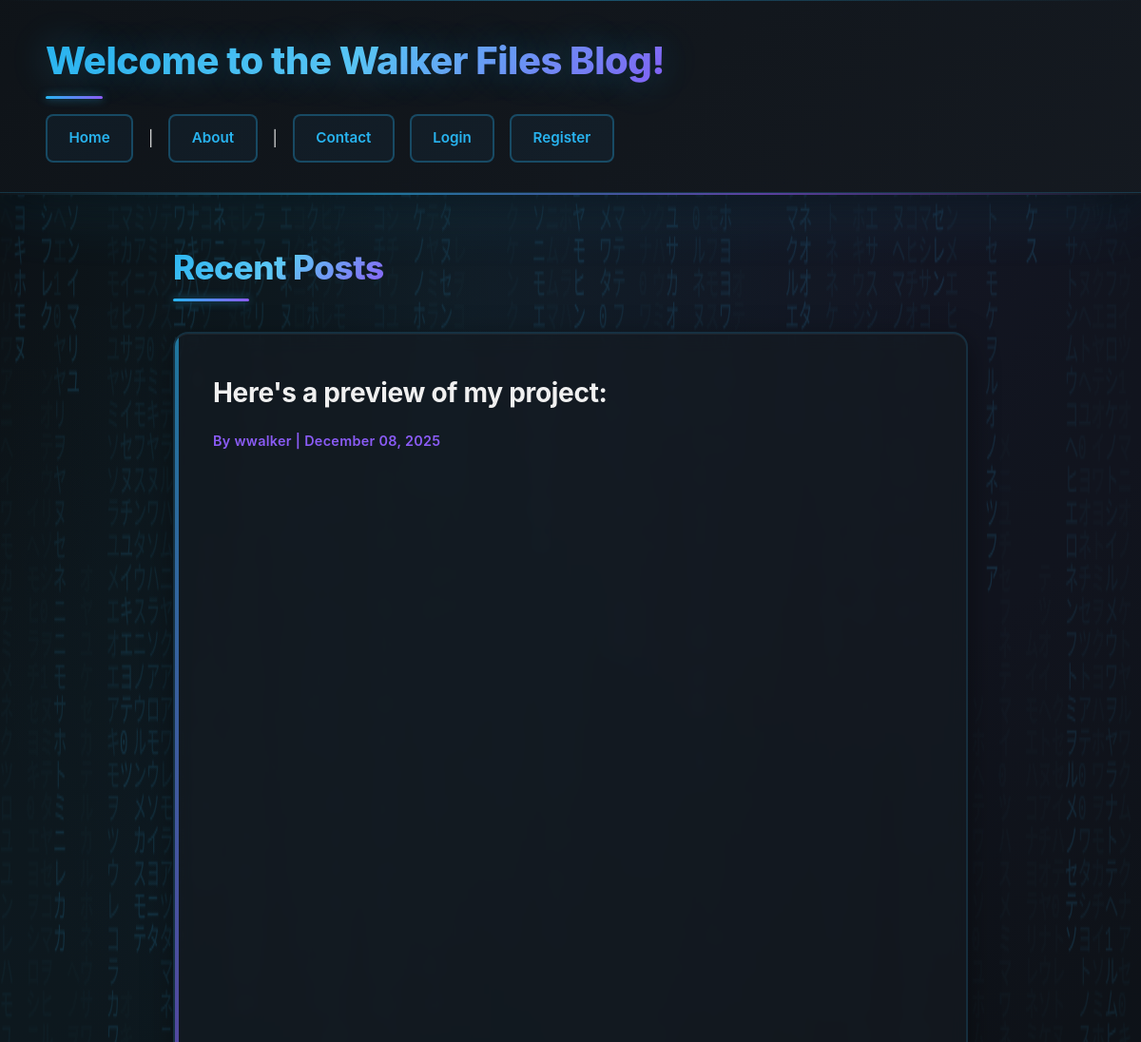
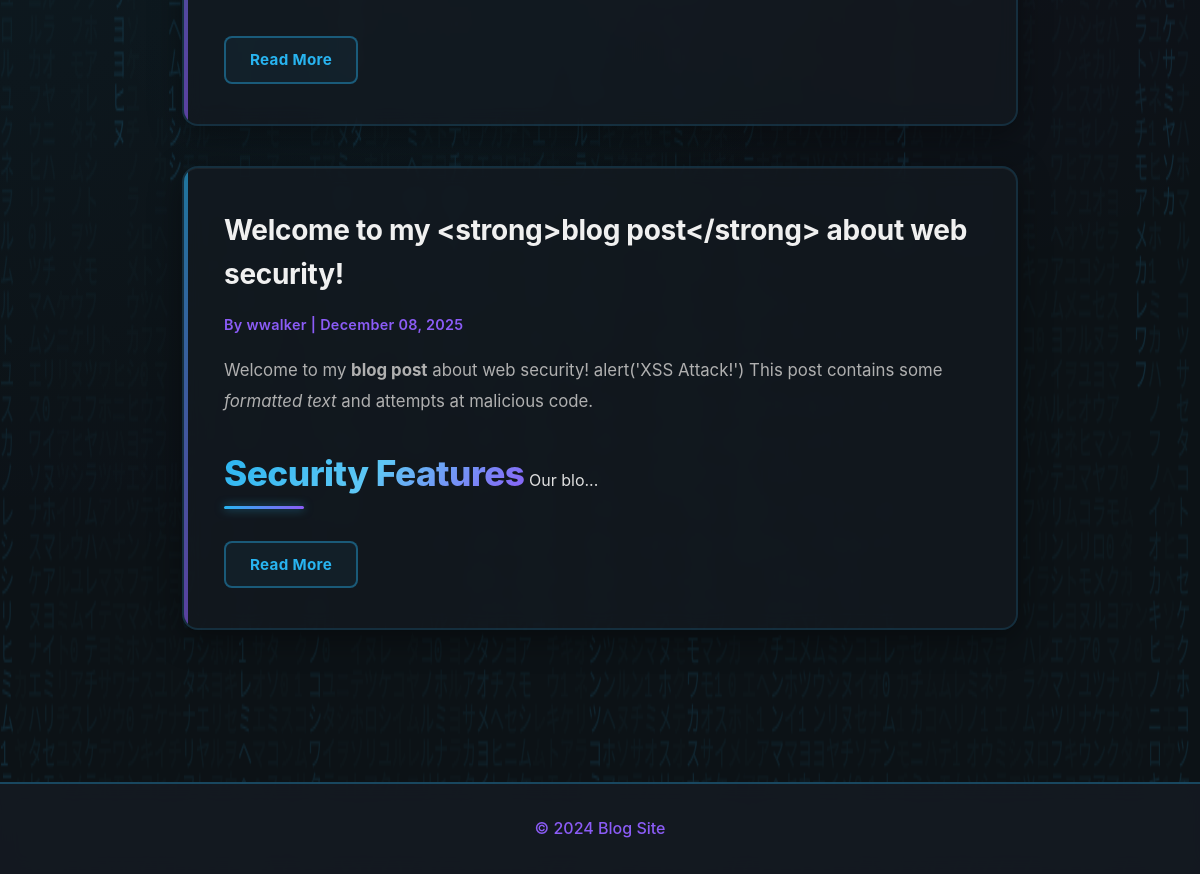
The page / on the database its author committed (2 pictures, top to bottom).
### app.py (models this page shows, shortened)
class Post(db.Model):
    __tablename__ = 'posts'
    id = db.Column(db.Integer, primary_key=True)
    title = db.Column(db.String(100), nullable=False)
    content = db.Column(db.Text, nullable=False)
    created_at = db.Column(db.DateTime, default=datetime.utcnow)
    user_id = db.Column(db.Integer, db.ForeignKey('users.id'), nullable=False)
    updated_at = db.Column(db.DateTime, default=datetime.utcnow, onupdate=datetime.utcnow)
    comments = db.relationship('Comment', backref='post', lazy=True, cascade='all, delete-orphan')

class User(UserMixin, db.Model):
    __tablename__ = 'users'
    id = db.Column(db.Integer, primary_key=True)
    username = db.Column(db.String(30), unique=True, nullable=False)
    password_hash = db.Column(db.String(128), nullable=False)
    email = db.Column(db.String(120), unique=True, nullable=False)
    created_at = db.Column(db.DateTime, default=datetime.utcnow)
    is_admin = db.Column(db.Boolean, default=False, nullable=False)
    posts = db.relationship('Post', backref='author', lazy=True, cascade='all, delete-orphan')
    comments = db.relationship('Comment', backref='author', lazy=True, cascade='all, delete-orphan')

### app.py (the view)
@app.route('/')
def index():
    posts = Post.query.order_by(Post.created_at.desc()).all()
    return render_template('index.html', posts=posts)

### templates/index.html (shortened to what this page needs)
{% extends "base.html" %}
{% block content %}
<div class="posts-container">
    <h2>Recent Posts</h2>
    {% if posts %}
        {% for post in posts %}
            <article class="post-preview">
                <h3><a href="{{ url_for('view_post', id=post.id) }}">{{ post.title }}</a></h3>
                <p class="post-meta">
                    By {{ post.author.username }} | {{ post.created_at.strftime('%B %d, %Y') }}
                </p>
                <p class="post-excerpt">{{ post.content[:200]|safe }}{% if post.content|length > 200 %}...{% endif %}</p>
                <a href="{{ url_for('view_post', id=post.id) }}" class="read-more">Read More</a>
            </article>
        {% endfor %}
    {% else %}
        <p>No posts available.</p>
    {% endif %}
</div>
{% endblock %}

### templates/base.html (shortened to what this page needs)
<!DOCTYPE html>
<html lang="en">
    <head>
        <link rel="stylesheet" href="{{ url_for('static', filename='css/style.css') }}">
    </head>
    <body>
        <header>
            <h1>Welcome to the Walker Files Blog!</h1>
            <nav>
                <a href="{{ url_for('index') }}">Home</a> |
                <a href="{{ url_for('about') }}">About</a> |
                <a href="{{ url_for('contact') }}">Contact</a>
                {% if current_user.is_authenticated %}
                    <span>Logged in as {{ current_user.username }}</span> |
                    <a href="{{ url_for('logout') }}">Logout</a> |
                {% else %}
                    <a href="{{ url_for('login') }}">Login</a>
                    <a href="{{ url_for('register') }}">Register</a>
                {% endif %}
            </nav>
        </header>
        <main>
            {% block content %}  {% endblock %}
        </main>
        <footer>
            <p>&copy; 2024 Blog Site</p>
        </footer>
    </body>
</html>

### static/css/style.css (style rules this page uses)
* { margin: 0; padding: 0; box-sizing: border-box; }
body { font-family: 'Inter', -apple-system, BlinkMacSystemFont, 'Segoe UI', 'Roboto', sans-serif; line-height: 1.6; color: #e0e0e0; background-color: #0f1419; background-image: radial-gradient(at 40% 20%, rgba(40, 180, 240, 0.08) 0px, transparent 50%), radial-gradient(at 80% 0%, rgba(139, 92, 246, 0.08) 0px, transparent 50%), radial-gradient(at 0% 50%, rgba(40, 180, 240, 0.05) 0px, transparent 50%); min-height: 100vh; display: flex; flex-direction: column; }
header { background: linear-gradient(135deg, rgba(15, 20, 25, 0.98) 0%, rgba(21, 26, 33, 0.98) 100%); backdrop-filter: blur(20px); color: #e0e0e0; padding: 2rem 3rem; box-shadow: 0 8px 32px rgba(0, 0, 0, 0.4), 0 0 80px rgba(40, 180, 240, 0.15), inset 0 -1px 0 rgba(40, 180, 240, 0.2); border-bottom: 2px solid; border-image: linear-gradient(90deg, transparent, rgba(40, 180, 240, 0.6), rgba(139, 92, 246, 0.6), transparent) 1; position: relative; }
header::before { content: ''; position: absolute; top: 0; left: 0; right: 0; height: 1px; background: linear-gradient(90deg, transparent, rgba(40, 180, 240, 0.4), transparent); }
header h1 { margin-bottom: 1.5rem; background: linear-gradient(135deg, #28b4f0 0%, #5ec7f5 50%, #8b5cf6 100%); -webkit-background-clip: text; -webkit-text-fill-color: transparent; background-clip: text; font-weight: 800; font-size: 2.5rem; letter-spacing: -0.5px; text-shadow: 0 0 40px rgba(40, 180, 240, 0.3); position: relative; display: inline-block; }
header h1::after { content: ''; position: absolute; bottom: -8px; left: 0; width: 60px; height: 3px; background: linear-gradient(90deg, #28b4f0, #8b5cf6); border-radius: 2px; box-shadow: 0 0 10px rgba(40, 180, 240, 0.6); }
nav { display: flex; gap: 1rem; align-items: center; flex-wrap: wrap; }
nav a { color: #28b4f0; text-decoration: none; padding: 0.7rem 1.4rem; border: 2px solid rgba(40, 180, 240, 0.3); border-radius: 8px; transition: all 0.3s ease; font-weight: 600; font-size: 0.95rem; position: relative; overflow: hidden; background: rgba(40, 180, 240, 0.05); }
nav a::before { content: ''; position: absolute; top: 0; left: -100%; width: 100%; height: 100%; background: linear-gradient(90deg, transparent, rgba(40, 180, 240, 0.2), transparent); transition: left 0.5s ease; }
main { max-width: 900px; margin: 3rem auto; padding: 0 2rem; flex: 1; }
.posts-container h2 { margin-bottom: 2.5rem; background: linear-gradient(135deg, #28b4f0 0%, #5ec7f5 50%, #8b5cf6 100%); -webkit-background-clip: text; -webkit-text-fill-color: transparent; background-clip: text; font-size: 2.2rem; font-weight: 800; letter-spacing: -0.5px; position: relative; display: inline-block; }
.posts-container h2::after { content: ''; position: absolute; bottom: -8px; left: 0; width: 80px; height: 3px; background: linear-gradient(90deg, #28b4f0, #8b5cf6); border-radius: 2px; box-shadow: 0 0 10px rgba(40, 180, 240, 0.6); }
.post-preview { background: rgba(21, 26, 33, 0.7); backdrop-filter: blur(10px); padding: 2.5rem; margin-bottom: 2.5rem; border-radius: 16px; box-shadow: 0 8px 32px rgba(0, 0, 0, 0.4), inset 0 1px 0 rgba(255, 255, 255, 0.05); transition: all 0.4s cubic-bezier(0.4, 0, 0.2, 1); border: 2px solid rgba(40, 180, 240, 0.15); position: relative; overflow: hidden; }
.post-preview::before { content: ''; position: absolute; top: 0; left: 0; width: 4px; height: 100%; background: linear-gradient(180deg, #28b4f0, #8b5cf6); opacity: 0.6; }
.post-preview h3 { margin-bottom: 1rem; font-size: 1.75rem; font-weight: 700; letter-spacing: -0.3px; }
.post-preview h3 a { color: #f0f0f0; text-decoration: none; transition: all 0.3s ease; }
.post-meta { color: #8b5cf6; font-size: 0.9rem; margin-bottom: 1.2rem; font-weight: 600; letter-spacing: 0.3px; }
.post-excerpt { color: #b0b0b0; margin-bottom: 1.8rem; line-height: 1.8; font-size: 1.05rem; }
.read-more { color: #28b4f0; text-decoration: none; font-weight: 700; border: 2px solid rgba(40, 180, 240, 0.4); padding: 0.6rem 1.5rem; border-radius: 8px; display: inline-block; transition: all 0.3s ease; font-size: 0.95rem; background: rgba(40, 180, 240, 0.05); letter-spacing: 0.3px; }
footer { text-align: center; padding: 2rem; margin-top: 4rem; background: rgba(21, 26, 33, 0.95); backdrop-filter: blur(10px); color: #8b5cf6; border-top: 2px solid rgba(40, 180, 240, 0.3); font-weight: 500; }

### rows shown on the page
Post: title "Here's a preview of my project:", author.username "wwalker", created_at "December 08, 2025"
Post: title "Welcome to my <strong>blog post</strong> about web security!", author.username "wwalker", created_at "December 08, 2025", content "Welcome to my blog post about web security! alert('XSS Attack!') This post contains some formatted text and attempts at malicious code. Security Features Our blo"
